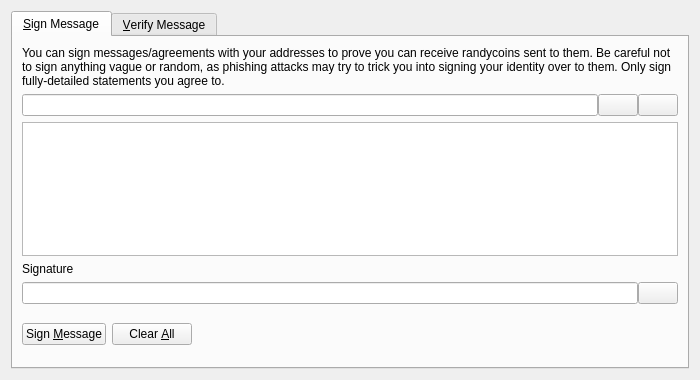
<?xml version="1.0" encoding="UTF-8"?>
<ui version="4.0">
 <class>SignVerifyMessageDialog</class>
 <widget class="QDialog" name="SignVerifyMessageDialog">
  <property name="geometry">
   <rect>
    <x>0</x>
    <y>0</y>
    <width>700</width>
    <height>380</height>
   </rect>
  </property>
  <property name="windowTitle">
   <string>Signatures - Sign / Verify a Message</string>
  </property>
  <property name="modal">
   <bool>true</bool>
  </property>
  <layout class="QVBoxLayout" name="verticalLayout">
   <item>
    <widget class="QTabWidget" name="tabWidget">
     <property name="currentIndex">
      <number>0</number>
     </property>
     <widget class="QWidget" name="tabSignMessage">
      <attribute name="title">
       <string>&amp;Sign Message</string>
      </attribute>
      <layout class="QVBoxLayout" name="verticalLayout_SM">
       <item>
        <widget class="QLabel" name="infoLabel_SM">
         <property name="text">
          <string>You can sign messages/agreements with your addresses to prove you can receive randycoins sent to them. Be careful not to sign anything vague or random, as phishing attacks may try to trick you into signing your identity over to them. Only sign fully-detailed statements you agree to.</string>
         </property>
         <property name="textFormat">
          <enum>Qt::PlainText</enum>
         </property>
         <property name="wordWrap">
          <bool>true</bool>
         </property>
        </widget>
       </item>
       <item>
        <layout class="QHBoxLayout" name="horizontalLayout_1_SM">
         <property name="spacing">
          <number>0</number>
         </property>
         <item>
          <widget class="QValidatedLineEdit" name="addressIn_SM">
           <property name="toolTip">
            <string>The Randycoin address to sign the message with</string>
           </property>
          </widget>
         </item>
         <item>
          <widget class="QPushButton" name="addressBookButton_SM">
           <property name="toolTip">
            <string>Choose previously used address</string>
           </property>
           <property name="text">
            <string/>
           </property>
           <property name="icon">
            <iconset resource="../bitcoin.qrc">
             <normaloff>:/icons/address-book</normaloff>:/icons/address-book</iconset>
           </property>
           <property name="shortcut">
            <string>Alt+A</string>
           </property>
           <property name="autoDefault">
            <bool>false</bool>
           </property>
          </widget>
         </item>
         <item>
          <widget class="QPushButton" name="pasteButton_SM">
           <property name="toolTip">
            <string>Paste address from clipboard</string>
           </property>
           <property name="text">
            <string/>
           </property>
           <property name="icon">
            <iconset resource="../bitcoin.qrc">
             <normaloff>:/icons/editpaste</normaloff>:/icons/editpaste</iconset>
           </property>
           <property name="shortcut">
            <string>Alt+P</string>
           </property>
           <property name="autoDefault">
            <bool>false</bool>
           </property>
          </widget>
         </item>
        </layout>
       </item>
       <item>
        <widget class="QPlainTextEdit" name="messageIn_SM">
         <property name="toolTip">
          <string>Enter the message you want to sign here</string>
         </property>
        </widget>
       </item>
       <item>
        <widget class="QLabel" name="signatureLabel_SM">
         <property name="text">
          <string>Signature</string>
         </property>
         <property name="textFormat">
          <enum>Qt::PlainText</enum>
         </property>
        </widget>
       </item>
       <item>
        <layout class="QHBoxLayout" name="horizontalLayout_2_SM">
         <property name="spacing">
          <number>0</number>
         </property>
         <item>
          <widget class="QLineEdit" name="signatureOut_SM">
           <property name="font">
            <font>
             <italic>true</italic>
            </font>
           </property>
           <property name="readOnly">
            <bool>true</bool>
           </property>
          </widget>
         </item>
         <item>
          <widget class="QPushButton" name="copySignatureButton_SM">
           <property name="toolTip">
            <string>Copy the current signature to the system clipboard</string>
           </property>
           <property name="text">
            <string/>
           </property>
           <property name="icon">
            <iconset resource="../bitcoin.qrc">
             <normaloff>:/icons/editcopy</normaloff>:/icons/editcopy</iconset>
           </property>
           <property name="autoDefault">
            <bool>false</bool>
           </property>
          </widget>
         </item>
        </layout>
       </item>
       <item>
        <layout class="QHBoxLayout" name="horizontalLayout_3_SM">
         <item>
          <widget class="QPushButton" name="signMessageButton_SM">
           <property name="toolTip">
            <string>Sign the message to prove you own this Randycoin address</string>
           </property>
           <property name="text">
            <string>Sign &amp;Message</string>
           </property>
           <property name="icon">
            <iconset resource="../bitcoin.qrc">
             <normaloff>:/icons/edit</normaloff>:/icons/edit</iconset>
           </property>
           <property name="autoDefault">
            <bool>false</bool>
           </property>
          </widget>
         </item>
         <item>
          <widget class="QPushButton" name="clearButton_SM">
           <property name="toolTip">
            <string>Reset all sign message fields</string>
           </property>
           <property name="text">
            <string>Clear &amp;All</string>
           </property>
           <property name="icon">
            <iconset resource="../bitcoin.qrc">
             <normaloff>:/icons/remove</normaloff>:/icons/remove</iconset>
           </property>
           <property name="autoDefault">
            <bool>false</bool>
           </property>
          </widget>
         </item>
         <item>
          <spacer name="horizontalSpacer_1_SM">
           <property name="orientation">
            <enum>Qt::Horizontal</enum>
           </property>
           <property name="sizeHint" stdset="0">
            <size>
             <width>40</width>
             <height>48</height>
            </size>
           </property>
          </spacer>
         </item>
         <item>
          <widget class="QLabel" name="statusLabel_SM">
           <property name="font">
            <font>
             <weight>75</weight>
             <bold>true</bold>
            </font>
           </property>
           <property name="text">
            <string/>
           </property>
           <property name="wordWrap">
            <bool>true</bool>
           </property>
          </widget>
         </item>
         <item>
          <spacer name="horizontalSpacer_2_SM">
           <property name="orientation">
            <enum>Qt::Horizontal</enum>
           </property>
           <property name="sizeHint" stdset="0">
            <size>
             <width>40</width>
             <height>48</height>
            </size>
           </property>
          </spacer>
         </item>
        </layout>
       </item>
      </layout>
     </widget>
     <widget class="QWidget" name="tabVerifyMessage">
      <attribute name="title">
       <string>&amp;Verify Message</string>
      </attribute>
      <layout class="QVBoxLayout" name="verticalLayout_VM">
       <item>
        <widget class="QLabel" name="infoLabel_VM">
         <property name="text">
          <string>Enter the receiver's address, message (ensure you copy line breaks, spaces, tabs, etc. exactly) and signature below to verify the message. Be careful not to read more into the signature than what is in the signed message itself, to avoid being tricked by a man-in-the-middle attack. Note that this only proves the signing party receives with the address, it cannot prove sendership of any transaction!</string>
         </property>
         <property name="textFormat">
          <enum>Qt::PlainText</enum>
         </property>
         <property name="alignment">
          <set>Qt::AlignLeading|Qt::AlignLeft|Qt::AlignTop</set>
         </property>
         <property name="wordWrap">
          <bool>true</bool>
         </property>
        </widget>
       </item>
       <item>
        <layout class="QHBoxLayout" name="horizontalLayout_1_VM">
         <property name="spacing">
          <number>0</number>
         </property>
         <item>
          <widget class="QValidatedLineEdit" name="addressIn_VM">
           <property name="toolTip">
            <string>The Randycoin address the message was signed with</string>
           </property>
          </widget>
         </item>
         <item>
          <widget class="QPushButton" name="addressBookButton_VM">
           <property name="toolTip">
            <string>Choose previously used address</string>
           </property>
           <property name="text">
            <string/>
           </property>
           <property name="icon">
            <iconset resource="../bitcoin.qrc">
             <normaloff>:/icons/address-book</normaloff>:/icons/address-book</iconset>
           </property>
           <property name="shortcut">
            <string>Alt+A</string>
           </property>
           <property name="autoDefault">
            <bool>false</bool>
           </property>
          </widget>
         </item>
        </layout>
       </item>
       <item>
        <widget class="QPlainTextEdit" name="messageIn_VM"/>
       </item>
       <item>
        <widget class="QValidatedLineEdit" name="signatureIn_VM"/>
       </item>
       <item>
        <layout class="QHBoxLayout" name="horizontalLayout_2_VM">
         <item>
          <widget class="QPushButton" name="verifyMessageButton_VM">
           <property name="toolTip">
            <string>Verify the message to ensure it was signed with the specified Randycoin address</string>
           </property>
           <property name="text">
            <string>Verify &amp;Message</string>
           </property>
           <property name="icon">
            <iconset resource="../bitcoin.qrc">
             <normaloff>:/icons/transaction_0</normaloff>:/icons/transaction_0</iconset>
           </property>
           <property name="autoDefault">
            <bool>false</bool>
           </property>
          </widget>
         </item>
         <item>
          <widget class="QPushButton" name="clearButton_VM">
           <property name="toolTip">
            <string>Reset all verify message fields</string>
           </property>
           <property name="text">
            <string>Clear &amp;All</string>
           </property>
           <property name="icon">
            <iconset resource="../bitcoin.qrc">
             <normaloff>:/icons/remove</normaloff>:/icons/remove</iconset>
           </property>
           <property name="autoDefault">
            <bool>false</bool>
           </property>
          </widget>
         </item>
         <item>
          <spacer name="horizontalSpacer_1_VM">
           <property name="orientation">
            <enum>Qt::Horizontal</enum>
           </property>
           <property name="sizeHint" stdset="0">
            <size>
             <width>40</width>
             <height>48</height>
            </size>
           </property>
          </spacer>
         </item>
         <item>
          <widget class="QLabel" name="statusLabel_VM">
           <property name="font">
            <font>
             <weight>75</weight>
             <bold>true</bold>
            </font>
           </property>
           <property name="text">
            <string/>
           </property>
           <property name="wordWrap">
            <bool>true</bool>
           </property>
          </widget>
         </item>
         <item>
          <spacer name="horizontalSpacer_2_VM">
           <property name="orientation">
            <enum>Qt::Horizontal</enum>
           </property>
           <property name="sizeHint" stdset="0">
            <size>
             <width>40</width>
             <height>48</height>
            </size>
           </property>
          </spacer>
         </item>
        </layout>
       </item>
      </layout>
     </widget>
    </widget>
   </item>
  </layout>
 </widget>
 <customwidgets>
  <customwidget>
   <class>QValidatedLineEdit</class>
   <extends>QLineEdit</extends>
   <header>qt/qvalidatedlineedit.h</header>
  </customwidget>
 </customwidgets>
 <resources>
  <include location="../bitcoin.qrc"/>
 </resources>
 <connections/>
</ui>
